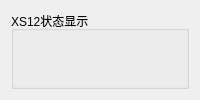
           <widget class="QWidget" name="page_7">
            <layout class="QGridLayout" name="gridLayout_15">
             <item row="0" column="0">
              <widget class="QGroupBox" name="groupBox_8">
               <property name="title">
                <string>XS12状态显示</string>
               </property>
               <layout class="QGridLayout" name="gridLayout_20">
                <item row="1" column="0">
                 <widget class="FrLight" name="widget_86" native="true">
                  <widget class="QLabel" name="label_81">
                   <property name="geometry">
                    <rect>
                     <x>430</x>
                     <y>20</y>
                     <width>101</width>
                     <height>20</height>
                    </rect>
                   </property>
                   <property name="text">
                    <string>左升起正常</string>
                   </property>
                  </widget>
                 </widget>
                </item>
                <item row="0" column="1">
                 <widget class="FrLight" name="widget_85" native="true">
                  <widget class="QLabel" name="label_72">
                   <property name="geometry">
                    <rect>
                     <x>390</x>
                     <y>10</y>
                     <width>101</width>
                     <height>20</height>
                    </rect>
                   </property>
                   <property name="text">
                    <string>右推出正常</string>
                   </property>
                  </widget>
                 </widget>
                </item>
                <item row="1" column="1">
                 <widget class="FrLight" name="widget_87" native="true">
                  <widget class="QLabel" name="label_83">
                   <property name="geometry">
                    <rect>
                     <x>390</x>
                     <y>10</y>
                     <width>101</width>
                     <height>20</height>
                    </rect>
                   </property>
                   <property name="text">
                    <string>左升起正常</string>
                   </property>
                  </widget>
                 </widget>
                </item>
                <item row="0" column="0">
                 <widget class="FrLight" name="widget_65" native="true">
                  <widget class="QLabel" name="label_27">
                   <property name="geometry">
                    <rect>
                     <x>420</x>
                     <y>10</y>
                     <width>101</width>
                     <height>20</height>
                    </rect>
                   </property>
                   <property name="text">
                    <string>左推出正常</string>
                   </property>
                  </widget>
                 </widget>
                </item>
               </layout>
               <zorder>widget_65</zorder>
               <zorder>widget_85</zorder>
               <zorder>widget_86</zorder>
               <zorder>widget_87</zorder>
              </widget>
             </item>
            </layout>
           </widget>
